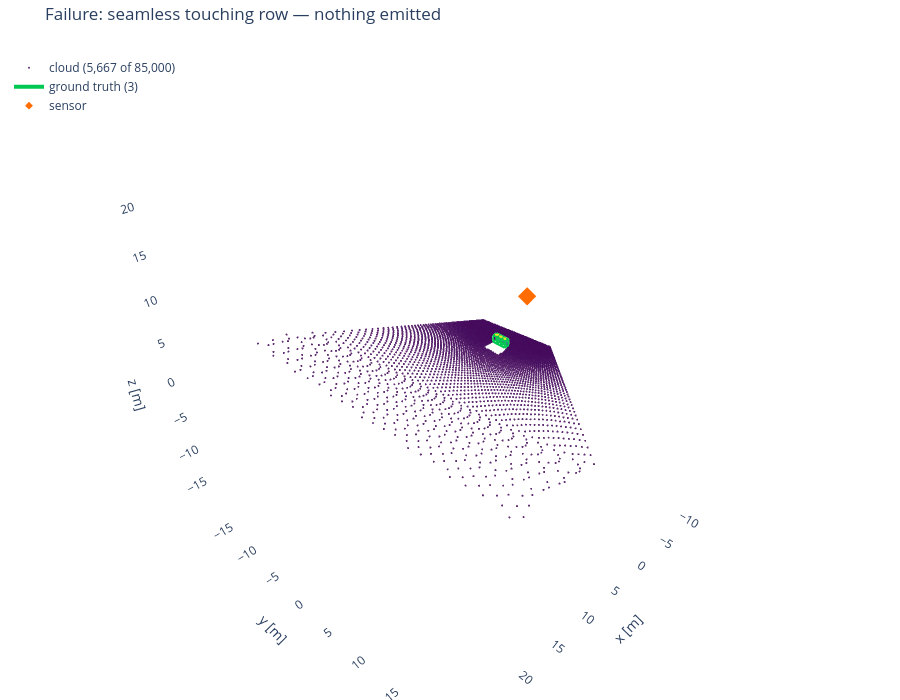

Notebook source saved alongside this figure:
### Code cell
show("touching_row", "Failure: seamless touching row — nothing emitted")

### Figure 1 — Plotly figure (JSON) as saved in the notebook; plotly's stock layout.template omitted (floating-point values rounded to 4 significant figures; data arrays with more than 128 entries replaced by an {"elided": "..."} marker saying what was removed)
{"data": [{"hoverinfo": "skip", "marker": {"color": {"elided": "5667 float values"}, "colorscale": [[0.0, "#440154"], [0.1111, "#482878"], [0.2222, "#3e4989"], [0.3333, "#31688e"], [0.4444, "#26828e"], [0.5556, "#1f9e89"], [0.6667, "#35b779"], [0.7778, "#6ece58"], [0.8889, "#b5de2b"], [1.0, "#fde725"]], "opacity": 0.85, "showscale": false, "size": 1.2}, "mode": "markers", "name": "cloud (5,667 of 85,000)", "type": "scatter3d", "x": {"elided": "5667 float values"}, "y": {"elided": "5667 float values"}, "z": {"elided": "5667 float values"}}, {"hoverinfo": "name", "line": {"color": "#00c853", "width": 4}, "mode": "lines", "name": "ground truth (3)", "type": "scatter3d", "x": [-0.3, -0.3, null, -0.3, -0.3, null, -0.3, -0.3, null, -0.3, -0.3, null, 0.3, 0.3, null, 0.3, 0.3, null, 0.3, 0.3, null, 0.3, 0.3, null, -0.3, 0.3, null, -0.3, 0.3, null, -0.3, 0.3, null, -0.3, 0.3, null, -0.3, -0.3, null, -0.3, -0.3, null, -0.3, -0.3, null, -0.3, -0.3, null, 0.3, 0.3, null, 0.3, 0.3, null, 0.3, 0.3, null, 0.3, 0.3, null, -0.3, 0.3, null, -0.3, 0.3, null, -0.3, 0.3, null, -0.3, 0.3, null, -0.3, -0.3, null, -0.3, -0.3, null, -0.3, -0.3, null, -0.3, -0.3, null, 0.3, 0.3, null, 0.3, 0.3, null, 0.3, 0.3, null, 0.3, 0.3, null, -0.3, 0.3, null, -0.3, 0.3, null, -0.3, 0.3, null, -0.3, 0.3, null], "y": [-0.3, -0.3, null, -0.3, 0.3, null, 0.3, 0.3, null, 0.3, -0.3, null, -0.3, -0.3, null, -0.3, 0.3, null, 0.3, 0.3, null, 0.3, -0.3, null, -0.3, -0.3, null, -0.3, -0.3, null, 0.3, 0.3, null, 0.3, 0.3, null, 0.3, 0.3, null, 0.3, 0.9, null, 0.9, 0.9, null, 0.9, 0.3, null, 0.3, 0.3, null, 0.3, 0.9, null, 0.9, 0.9, null, 0.9, 0.3, null, 0.3, 0.3, null, 0.3, 0.3, null, 0.9, 0.9, null, 0.9, 0.9, null, 0.9, 0.9, null, 0.9, 1.5, null, 1.5, 1.5, null, 1.5, 0.9, null, 0.9, 0.9, null, 0.9, 1.5, null, 1.5, 1.5, null, 1.5, 0.9, null, 0.9, 0.9, null, 0.9, 0.9, null, 1.5, 1.5, null, 1.5, 1.5, null], "z": [0.0, 0.9, null, 0.9, 0.9, null, 0.9, 0.0, null, 0.0, 0.0, null, 0.0, 0.9, null, 0.9, 0.9, null, 0.9, 0.0, null, 0.0, 0.0, null, 0.0, 0.0, null, 0.9, 0.9, null, 0.0, 0.0, null, 0.9, 0.9, null, 0.0, 0.9, null, 0.9, 0.9, null, 0.9, 0.0, null, 0.0, 0.0, null, 0.0, 0.9, null, 0.9, 0.9, null, 0.9, 0.0, null, 0.0, 0.0, null, 0.0, 0.0, null, 0.9, 0.9, null, 0.0, 0.0, null, 0.9, 0.9, null, 0.0, 0.9, null, 0.9, 0.9, null, 0.9, 0.0, null, 0.0, 0.0, null, 0.0, 0.9, null, 0.9, 0.9, null, 0.9, 0.0, null, 0.0, 0.0, null, 0.0, 0.0, null, 0.9, 0.9, null, 0.0, 0.0, null, 0.9, 0.9, null]}, {"marker": {"color": "#ff6d00", "size": 6, "symbol": "diamond"}, "mode": "markers", "name": "sensor", "type": "scatter3d", "x": [-5.0], "y": [0.0], "z": [4.0]}], "layout": {"height": 700, "legend": {"x": 0.01, "xanchor": "left", "y": 0.98, "yanchor": "top"}, "margin": {"b": 0, "l": 0, "r": 0, "t": 40}, "scene": {"aspectmode": "cube", "xaxis": {"range": [-11.73, 28.22], "showbackground": false, "title": {"text": "x [m]"}}, "yaxis": {"range": [-19.35, 20.6], "showbackground": false, "title": {"text": "y [m]"}}, "zaxis": {"range": [-19.53, 20.42], "showbackground": false, "title": {"text": "z [m]"}}}, "showlegend": true, "title": {"text": "Failure: seamless touching row — nothing emitted"}}}
